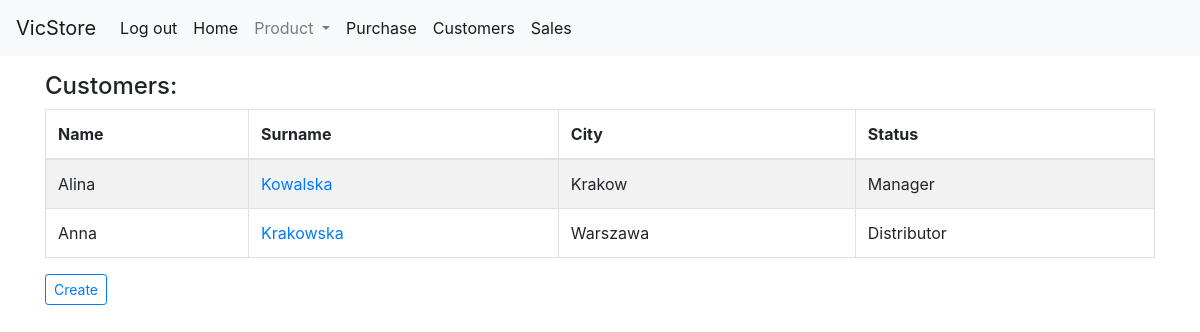
The page /customer/ (signed in) on the database its author committed.
### customer/models.py (models this page shows, shortened)
class Customer(models.Model):
    f_name = models.CharField(max_length=20)
    l_name = models.CharField(max_length=30)
    city = models.CharField(max_length=20,blank=True)
    STATUS = (
        ('CU', 'Customer'),
        ('MA', 'Manager'),
        ('DI', 'Distributor'),
        )
    status = models.CharField(max_length=2,choices=STATUS,default='CU')
    created_at = models.DateField(auto_now_add=True)
    updated_at = models.DateField(auto_now=True)
    class Meta:
        db_table = 'customer'
        ordering = ('city','l_name','f_name','status')

### customer/views.py (the view)
# urls.py: path('', CustomerList.as_view(), name='customer-list'),
class CustomerList(LoginRequiredMixin, ListView):
    model = Customer

### customer/templates/customer/customer_list.html
{% extends "base_cust.html" %}
{% block content %}
<h4>Customers:</h4>
  <table id="mydatatable" class="table table-striped table-bordered mydatatable" style="width:100%">
    <thead>
      <tr>
        <th scope="col">Name</th>
        <th scope="col">Surname</th>
        <th scope="col">City</th>
        <th scope="col">Status</th>
      </tr>
    </thead>
    <tbody>
{% for cust in object_list %}
      <tr>
        <td>{{ cust.f_name }}</td>
        <td><a href="{% url 'customer:customer-detail' cust.id %}">{{ cust.l_name }}</td>
        <td>{{ cust.city }}</td>
        <td>{{ cust.get_status_display }}</td>
      </tr>
{% endfor %}
    </tbody>
   </table>
<a class="btn btn-outline-primary btn-sm" href="{% url 'customer:customer-create' %}">Create</a>
{% endblock %}

### rows shown on the page
Customer: f_name "Alina", l_name "Kowalska", city "Krakow", status "Manager"
Customer: f_name "Anna", l_name "Krakowska", city "Warszawa", status "Distributor"
